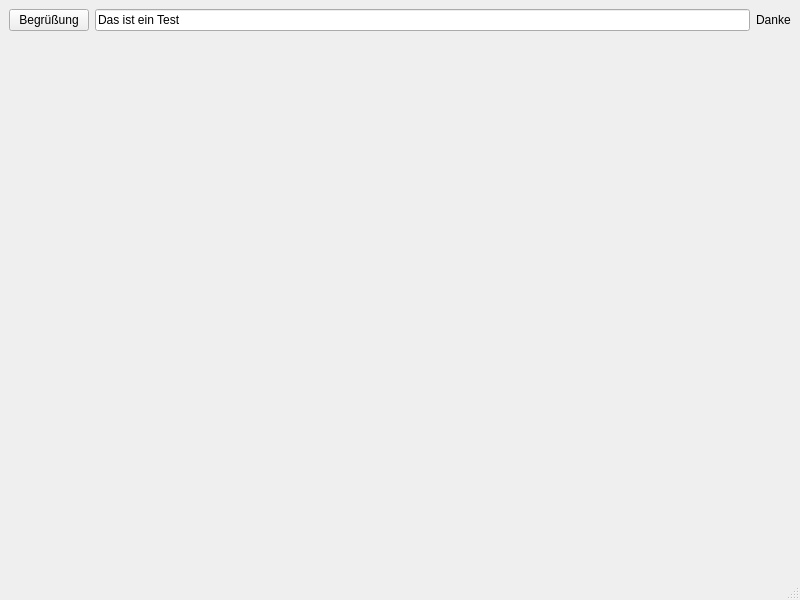
<?xml version="1.0" encoding="UTF-8"?>
<ui version="4.0">
 <class>MainWindow</class>
 <widget class="QMainWindow" name="MainWindow">
  <property name="geometry">
   <rect>
    <x>0</x>
    <y>0</y>
    <width>800</width>
    <height>600</height>
   </rect>
  </property>
  <property name="windowTitle">
   <string>MainWindow</string>
  </property>
  <widget class="QWidget" name="centralwidget">
   <layout class="QGridLayout" name="gridLayout">
    <item row="0" column="0">
     <layout class="QVBoxLayout" name="verticalLayout">
      <item>
       <layout class="QHBoxLayout" name="horizontalLayout">
        <item>
         <widget class="QPushButton" name="pushButton">
          <property name="text">
           <string>Begrüßung</string>
          </property>
         </widget>
        </item>
        <item>
         <widget class="QLineEdit" name="lineEdit">
          <property name="text">
           <string>Das ist ein Test</string>
          </property>
          <property name="echoMode">
           <enum>QLineEdit::Normal</enum>
          </property>
          <property name="readOnly">
           <bool>true</bool>
          </property>
         </widget>
        </item>
        <item>
         <widget class="QLabel" name="label">
          <property name="text">
           <string>Danke</string>
          </property>
         </widget>
        </item>
       </layout>
      </item>
      <item>
       <spacer name="verticalSpacer">
        <property name="orientation">
         <enum>Qt::Vertical</enum>
        </property>
        <property name="sizeHint" stdset="0">
         <size>
          <width>20</width>
          <height>40</height>
         </size>
        </property>
       </spacer>
      </item>
     </layout>
    </item>
   </layout>
  </widget>
  <widget class="QMenuBar" name="menubar">
   <property name="geometry">
    <rect>
     <x>0</x>
     <y>0</y>
     <width>800</width>
     <height>24</height>
    </rect>
   </property>
  </widget>
  <widget class="QStatusBar" name="statusbar"/>
 </widget>
 <resources/>
 <connections>
  <connection>
   <sender>pushButton</sender>
   <signal>clicked()</signal>
   <receiver>MainWindow</receiver>
   <slot>helloWorldSlot()</slot>
   <hints>
    <hint type="sourcelabel">
     <x>58</x>
     <y>51</y>
    </hint>
    <hint type="destinationlabel">
     <x>65</x>
     <y>156</y>
    </hint>
   </hints>
  </connection>
 </connections>
 <slots>
  <slot>helloWorldSlot()</slot>
 </slots>
</ui>
